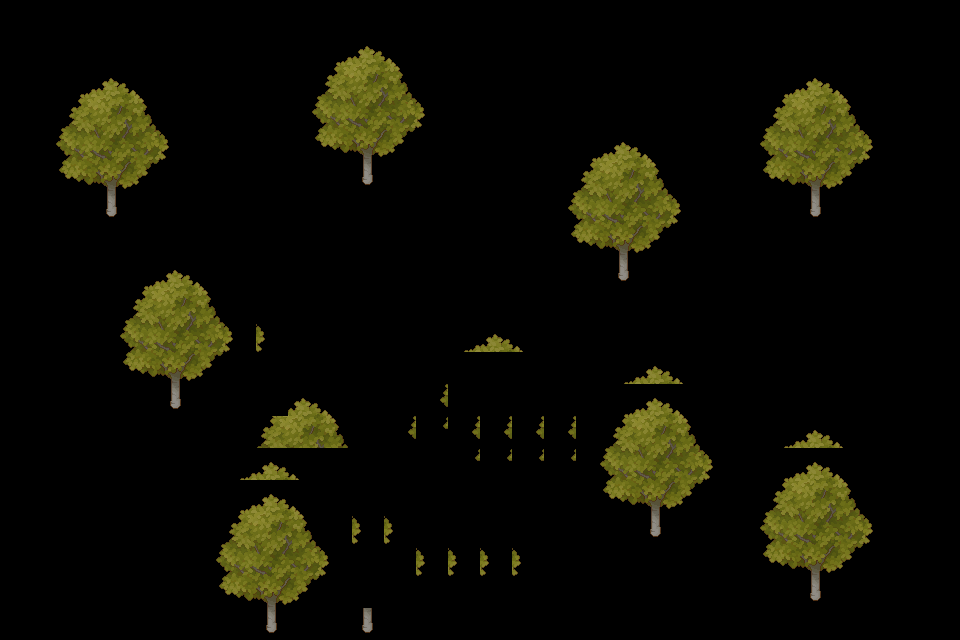

Tiled map render using the project's own tile images. Description and the whole map definition, tile-layer contents included, below:
An orthogonal 30x20 tile map with 32x32 px tiles, 1 tile layer (Tile Layer 1).

<map version="1.10" tiledversion="1.11.2" orientation="orthogonal" renderorder="right-down" width="30" height="20" tilewidth="32" tileheight="32" infinite="0" nextlayerid="2" nextobjectid="1">
 <tileset firstgid="1" source="TextureAtlas.tsx" />
 <layer id="1" name="Tile Layer 1" width="30" height="20">
  <data encoding="csv">
0,0,0,0,0,0,0,0,0,0,0,0,0,0,0,0,0,0,0,0,0,0,0,0,0,0,0,0,0,0,
0,0,0,0,0,0,0,0,0,1,2,3,4,5,0,0,0,0,0,0,0,0,0,0,0,0,0,0,0,0,
0,1,2,3,4,5,0,0,0,65,66,67,68,69,0,0,0,0,0,0,0,0,0,1,2,3,4,5,0,0,
0,65,66,67,68,69,0,0,0,129,130,131,132,133,0,0,0,0,0,0,0,0,0,65,66,67,68,69,0,0,
0,129,130,131,132,133,0,0,0,193,194,195,196,197,0,0,0,1,2,3,4,5,0,129,130,131,132,133,0,0,
0,193,194,195,196,197,0,0,0,257,258,259,260,261,0,0,0,65,66,67,68,69,0,193,194,195,196,197,0,0,
0,257,258,259,260,261,0,0,0,0,0,0,0,0,0,0,0,129,130,131,132,133,0,257,258,259,260,261,0,0,
0,0,0,0,0,0,0,0,0,0,0,0,0,0,0,0,0,193,194,195,196,197,0,0,0,0,0,0,0,0,
0,0,0,1,2,3,4,5,5,0,0,0,0,0,0,0,0,257,258,259,260,261,0,0,0,0,0,0,0,0,
0,0,0,65,66,67,68,69,69,0,0,0,0,0,0,0,0,0,0,0,0,0,0,0,0,0,0,0,0,0,
0,0,0,129,130,131,132,133,133,0,0,0,0,1,2,3,4,5,0,0,0,0,0,0,0,0,0,0,0,0,
0,0,0,193,194,195,196,197,197,0,0,0,1,65,1,1,1,1,1,2,3,4,5,0,0,0,0,0,0,0,
0,0,0,257,258,259,260,261,261,3,4,5,65,129,65,65,65,65,1,2,3,4,5,0,0,0,0,0,0,0,
0,0,0,0,0,0,0,65,66,67,68,69,129,193,129,129,129,129,65,66,67,68,69,1,2,3,4,5,0,0,
0,0,0,0,0,0,1,2,3,4,5,5,5,257,193,193,193,193,129,130,131,132,133,1,2,3,4,5,0,0,
0,0,0,0,0,0,1,2,3,4,5,69,69,5,5,5,5,257,193,194,195,196,197,65,66,67,68,69,0,0,
0,0,0,0,0,0,65,66,67,68,69,133,133,69,69,69,69,0,257,258,259,260,261,129,130,131,132,133,0,0,
0,0,0,0,0,0,129,130,131,132,133,197,197,133,133,133,133,0,0,0,0,0,257,193,194,195,196,197,0,0,
0,0,0,0,0,0,193,194,195,196,197,261,261,197,197,197,197,0,0,0,0,0,0,257,258,259,260,261,0,0,
0,0,0,0,0,0,257,258,259,260,261,259,260,261,261,261,261,0,0,0,0,0,0,0,0,0,0,0,0,0
</data>
 </layer>
</map>